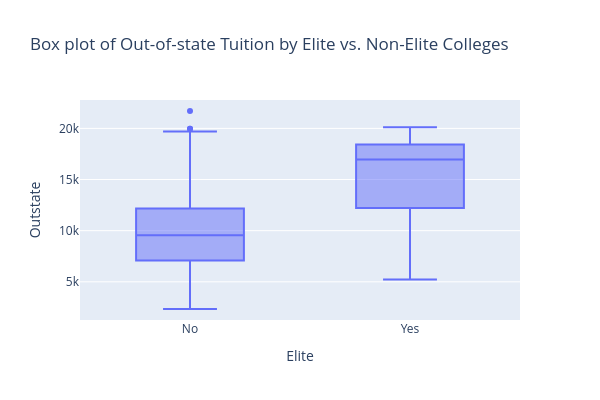

The cell this chart's notebook holds for it:
### Code cell
fig = px.box(
    data_frame=college,
    x="Elite",
    y="Outstate",
    title="Box plot of Out-of-state Tuition by Elite vs. Non-Elite Colleges",
)

fig.update_layout(width=600, height=400)

fig.show()

### Figure 1 — Plotly figure (JSON) as saved in the notebook; plotly's stock layout.template omitted (floating-point values rounded to 4 significant figures; data arrays with more than 128 entries replaced by an {"elided": "..."} marker saying what was removed)
{"data": [{"alignmentgroup": "True", "hovertemplate": "Elite=%{x}<br>Outstate=%{y}<extra></extra>", "legendgroup": "", "marker": {"color": "#636efa"}, "name": "", "notched": false, "offsetgroup": "", "orientation": "v", "showlegend": false, "type": "box", "x": {"elided": "777 str values"}, "x0": " ", "xaxis": "x", "y": {"elided": "777 int values"}, "y0": " ", "yaxis": "y"}], "layout": {"boxmode": "group", "height": 400, "legend": {"tracegroupgap": 0}, "title": {"text": "Box plot of Out-of-state Tuition by Elite vs. Non-Elite Colleges"}, "width": 600, "xaxis": {"anchor": "y", "domain": [0, 1], "title": {"text": "Elite"}}, "yaxis": {"anchor": "x", "domain": [0, 1], "title": {"text": "Outstate"}}}}
